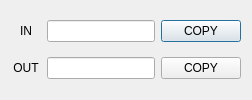
<?xml version="1.0" encoding="UTF-8"?>
<ui version="4.0">
 <class>MainDialog</class>
 <widget class="QDialog" name="MainDialog">
  <property name="windowTitle">
   <string>MainDialog</string>
  </property>
  <layout class="QVBoxLayout" name="mainDialogLayout">
   <item>
    <layout class="QHBoxLayout" name="horizontalLayout_17">
     <item>
      <widget class="QLabel" name="label_5">
       <property name="sizePolicy">
        <sizepolicy hsizetype="Fixed" vsizetype="Preferred">
         <horstretch>0</horstretch>
         <verstretch>0</verstretch>
        </sizepolicy>
       </property>
       <property name="minimumSize">
        <size>
         <width>30</width>
         <height>0</height>
        </size>
       </property>
       <property name="text">
        <string>IN</string>
       </property>
       <property name="alignment">
        <set>Qt::AlignCenter</set>
       </property>
      </widget>
     </item>
     <item>
      <widget class="QLineEdit" name="inputs"/>
     </item>
     <item>
      <widget class="QPushButton" name="copyInButton">
       <property name="text">
        <string>COPY</string>
       </property>
      </widget>
     </item>
    </layout>
   </item>
   <item>
    <layout class="QHBoxLayout" name="horizontalLayout_18">
     <item>
      <widget class="QLabel" name="label_6">
       <property name="sizePolicy">
        <sizepolicy hsizetype="Fixed" vsizetype="Preferred">
         <horstretch>0</horstretch>
         <verstretch>0</verstretch>
        </sizepolicy>
       </property>
       <property name="minimumSize">
        <size>
         <width>30</width>
         <height>0</height>
        </size>
       </property>
       <property name="text">
        <string>OUT</string>
       </property>
       <property name="alignment">
        <set>Qt::AlignCenter</set>
       </property>
      </widget>
     </item>
     <item>
      <widget class="QLineEdit" name="outputs"/>
     </item>
     <item>
      <widget class="QPushButton" name="copyOutButton">
       <property name="text">
        <string>COPY</string>
       </property>
      </widget>
     </item>
    </layout>
   </item>
  </layout>
 </widget>
 <resources/>
 <connections/>
</ui>
